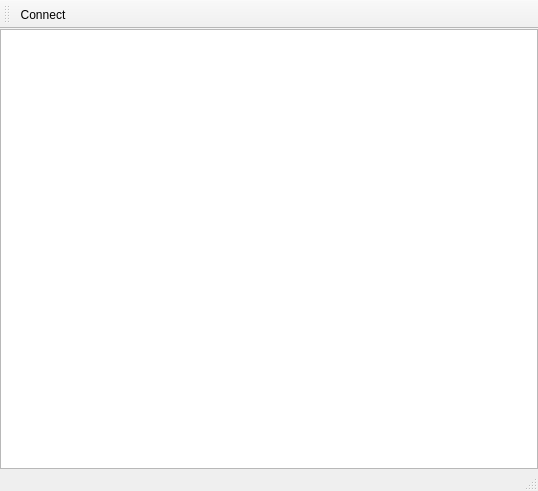
<?xml version="1.0" encoding="UTF-8"?>
<ui version="4.0">
 <class>MainWindow</class>
 <widget class="QMainWindow" name="MainWindow">
  <property name="geometry">
   <rect>
    <x>0</x>
    <y>0</y>
    <width>538</width>
    <height>491</height>
   </rect>
  </property>
  <property name="windowTitle">
   <string>MainWindow</string>
  </property>
  <widget class="QWidget" name="centralwidget">
   <layout class="QHBoxLayout" name="horizontalLayout">
    <property name="spacing">
     <number>0</number>
    </property>
    <property name="margin">
     <number>0</number>
    </property>
    <item>
     <widget class="QTextEdit" name="textEdit"/>
    </item>
   </layout>
  </widget>
  <widget class="QMenuBar" name="menubar">
   <property name="geometry">
    <rect>
     <x>0</x>
     <y>0</y>
     <width>538</width>
     <height>19</height>
    </rect>
   </property>
  </widget>
  <widget class="QStatusBar" name="statusbar"/>
  <widget class="QToolBar" name="toolBar">
   <property name="windowTitle">
    <string>toolBar</string>
   </property>
   <attribute name="toolBarArea">
    <enum>TopToolBarArea</enum>
   </attribute>
   <attribute name="toolBarBreak">
    <bool>false</bool>
   </attribute>
   <addaction name="actionConnect"/>
  </widget>
  <action name="actionConnect">
   <property name="icon">
    <iconset resource="resources.qrc">
     <normaloff>:/connection/connect</normaloff>:/connection/connect</iconset>
   </property>
   <property name="text">
    <string>Connect</string>
   </property>
   <property name="toolTip">
    <string>Connect to server</string>
   </property>
  </action>
 </widget>
 <resources>
  <include location="resources.qrc"/>
 </resources>
 <connections/>
</ui>
